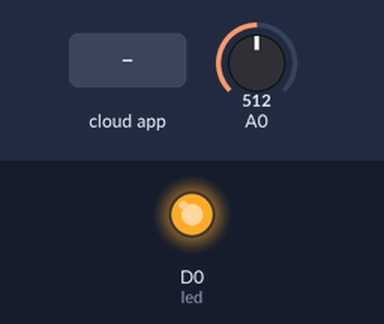
Simulated run of this sketch. Board: ESP8266 (NodeMCU). Parts: output pins drawn as LEDs (lit = HIGH). Inputs (shaded band) come from the test bench; at power-on: A0 = 512. WiFi joins after 1.5 s; servers stay silent unless stated; the Firebase database answers and starts empty; what the sketch prints to the serial monitor is not drawn.

Above: at 2.7 s.
2.8 s: the phone or cloud app sets led to 1
At 3.7 s:
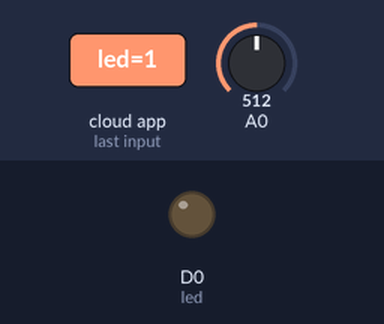
4.5 s: the phone or cloud app sets led to 0
At 5.0 s:
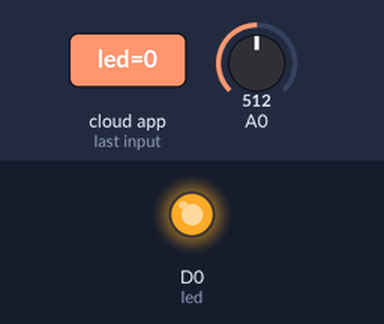
Timing chart, 0 to 7.5 s (numbered marks = the images above; inputs shaded):
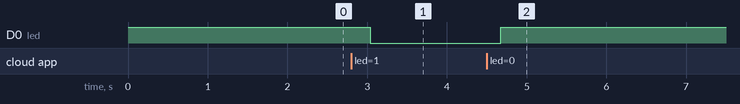

The sketch:

firebase_rtdb.ino
```cpp
#include "FirebaseESP8266.h"
#include<ESP8266WiFi.h>

#define FIREBASE_HOST "URL"
#define FIREBASE_AUTH "token"
#define WIFI_SSID "SSID"
#define WIFI_PWD "Password"

#define led D0

FirebaseData fData;
FirebaseData lData;

FirebaseJson json;

void setup() {
  Serial.begin(9600);
  pinMode(led, OUTPUT);
  digitalWrite(led, HIGH);
  WiFi.begin(WIFI_SSID, WIFI_PWD);
  while(WiFi.status()!=WL_CONNECTED) {
    Serial.println(".");
    delay(500);
  }
  Serial.print("Connected. \nIP: ");
  Serial.println(WiFi.localIP());

  Firebase.begin(FIREBASE_HOST, FIREBASE_AUTH);
  Firebase.reconnectWiFi(true);
}

void loop() {
  float tRead = analogRead(A0);
  float t = (tRead/10.24)*3.3;
  Serial.print("Temperature: ");
  Serial.print(t);
  Serial.println(" C");

  if (Firebase.setFloat(fData, "/ProjectX-Node/temp", t))
  {
    Serial.println("PASSED");
    Serial.println("PATH: " + fData.dataPath());
    Serial.println("TYPE: " + fData.dataType());
    Serial.println("ETag: " + fData.ETag());
    Serial.println("------------------------------------");
    Serial.println();
  }
  else
  {
    Serial.println("FAILED");
    Serial.println("REASON: " + fData.errorReason());
    Serial.println("------------------------------------");
    Serial.println();
  }

  if (Firebase.getString(lData, "/ProjectX-Node/led")){
    Serial.println(lData.stringData());
    if (lData.stringData()=="1") {
      digitalWrite(led, LOW);
    }
    else if (lData.stringData()=="0"){
      digitalWrite(led, HIGH);
    }
  }
  delay(100);
}
```

Measured:
- after the input at 2.8 s, D0 (led): HIGH → LOW after 0.24 s
- after the input at 4.5 s, D0 (led): LOW → HIGH after 0.17 s
